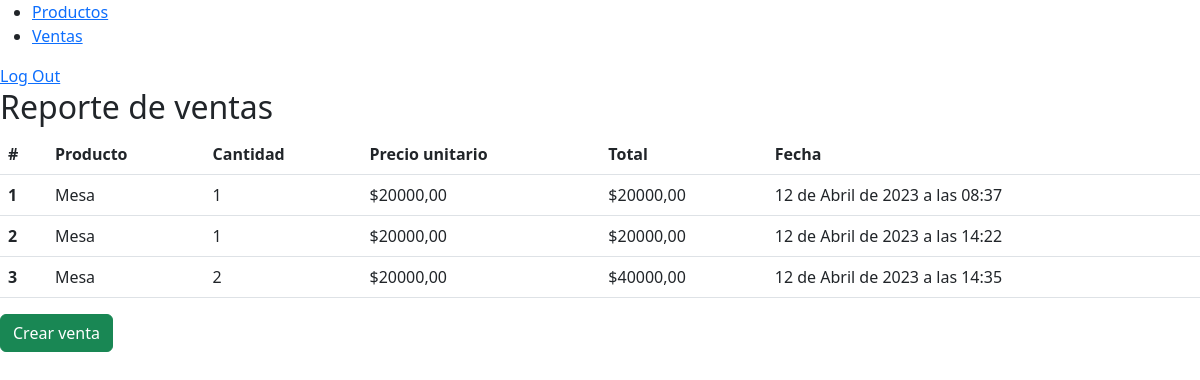
Before: /reporte_ventas/ (signed in) with the older database file.
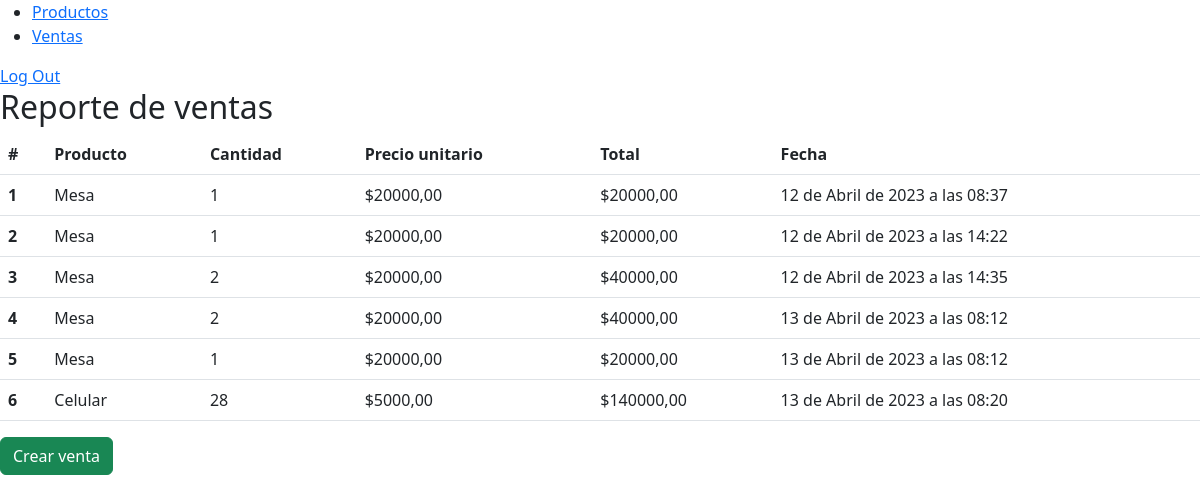
After: the same page with the newer database file.
### Inventario/models.py (models this page shows, shortened)
class Venta(models.Model):
    producto = models.ForeignKey(Producto, on_delete=models.CASCADE)
    fecha_venta = models.DateTimeField(default=timezone.now)
    cantidad = models.IntegerField()

class Producto(models.Model):
    nombre = models.CharField(max_length=100)
    descripcion = models.TextField()
    precio = models.DecimalField(max_digits=8, decimal_places=2)
    cantidad = models.IntegerField()
    def __str__(self):
        return self.nombre

### Inventario/views.py (the view)
# urls.py: path('reporte_ventas/', views.reporte_ventas, name='reporte_ventas'),
@login_required
def reporte_ventas(request):
    ventas = Venta.objects.all()
    for venta in ventas:
        venta.precio_unitario = venta.producto.precio
        venta.total = venta.cantidad * venta.precio_unitario
    return render(request, 'Inventario/reporte_ventas.html', {'ventas': ventas})

### Inventario/templates/Inventario/reporte_ventas.html
{% extends 'Inventario/base.html' %}
{% block content %}
  <h2>Reporte de ventas</h2>
  <table class="table">
    <thead>
      <tr>
        <th scope="col">#</th>
        <th scope="col">Producto</th>
        <th scope="col">Cantidad</th>
        <th scope="col">Precio unitario</th>
        <th scope="col">Total</th>
        <th scope="col">Fecha</th>
      </tr>
    </thead>
    <tbody>
      {% for venta in ventas %}
      <tr>
        <th scope="row">{{ forloop.counter }}</th>
        <td>{{ venta.producto }}</td>
        <td>{{ venta.cantidad }}</td>
        <td>${{ venta.precio_unitario }}</td>
        <td>${{ venta.total }}</td>
        <td>{{ venta.fecha_venta }}</td>
      </tr>
      {% empty %}
      <tr>
        <td colspan="6">No hay ventas registradas.</td>
      </tr>
      {% endfor %}
    </tbody>
  </table>
  <a href="{% url 'crear_venta' %}" class="btn btn-success">Crear venta</a>
{% endblock %}

### Inventario/templates/Inventario/base.html (shortened to what this page needs)
<!DOCTYPE html>
<html lang="es">
<head>
  <link rel="stylesheet" href="https://cdn.jsdelivr.net/npm/bootstrap@5.2.3/dist/css/bootstrap.min.css">
</head>
<body>
  <nav>
    <div class="navbar-left">
      <ul>
        <li><a href="/reporte_existencias/">Productos</a></li>
        <li><a href="/reporte_ventas/">Ventas</a></li>
      </ul>
    </div>
    <div class="navbar-right">
        <a href="{% url 'logout' %}">Log Out</a>
    </div>
  </nav>
  <main>
    {% block content %}
    {% endblock %}
  </main>
</body>
</html>

Changed rows visible on the page:
added Venta: producto "Mesa", cantidad "2", precio_unitario "20000,00", total "40000,00", fecha_venta "13 de Abril de 2023 a las 08:12"
added Venta: producto "Mesa", cantidad "1", precio_unitario "20000,00", total "20000,00", fecha_venta "13 de Abril de 2023 a las 08:12"
added Venta: producto "Celular", cantidad "28", precio_unitario "5000,00", total "140000,00", fecha_venta "13 de Abril de 2023 a las 08:20"
